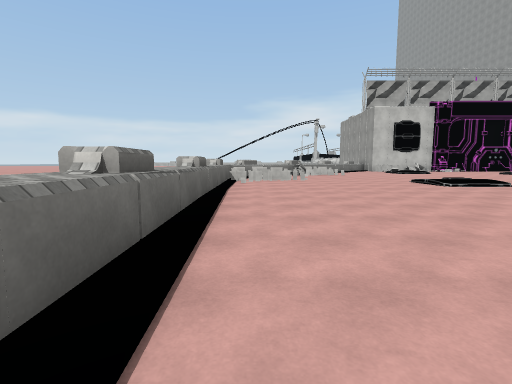
[1] (above)

22 first-person views from a walk through a 3-D level made in the Unity game engine. The camera is 1.4 m above the floor, tilts 6° down and sees 85° across. Doors are open. The floor is counted in squares, 2 m on a side. Each view is taken from the middle of a square. On the plan, view 1 faces up. The plan holds only what a view shows up to about 9 squares ahead; the rest is blank. The place goes on beyond the plan. Some animated figures are not drawn. Some surface patterns are stand-ins.

[2]
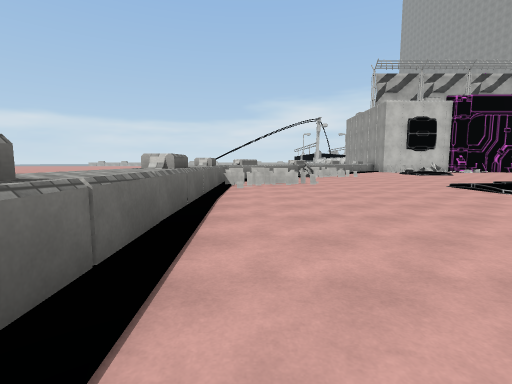

[3]
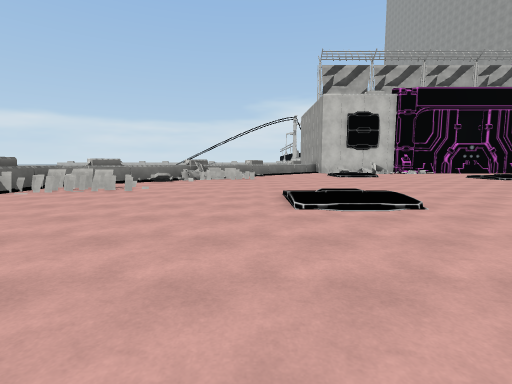

[4]
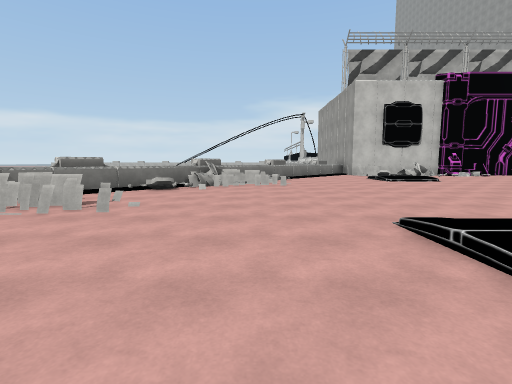

[5]
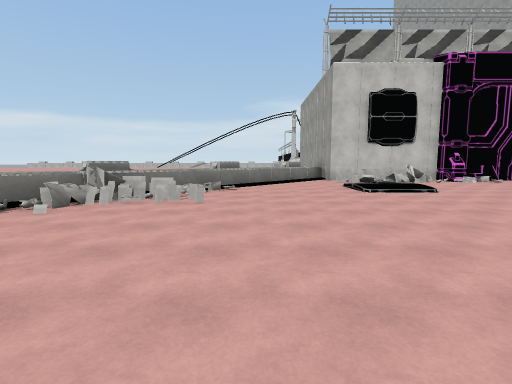

[6]
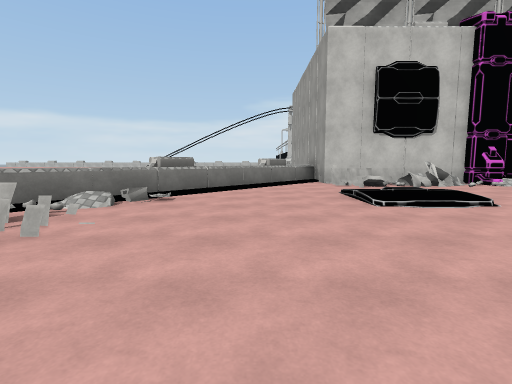

[7]
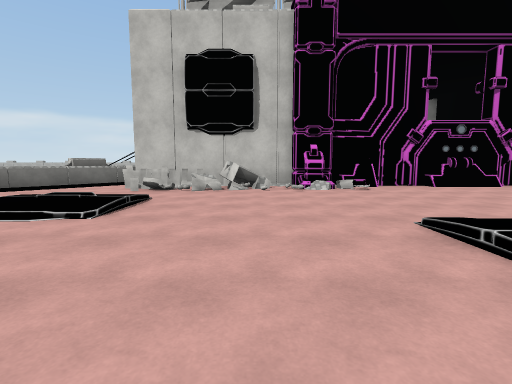

[8]
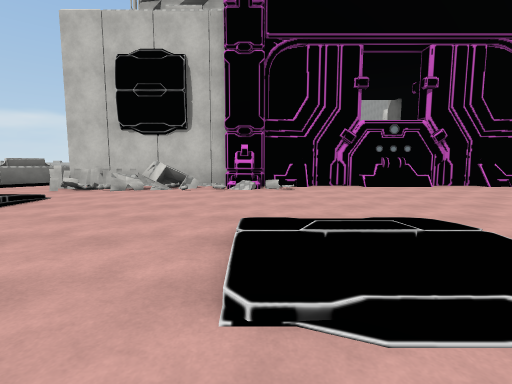

[9]
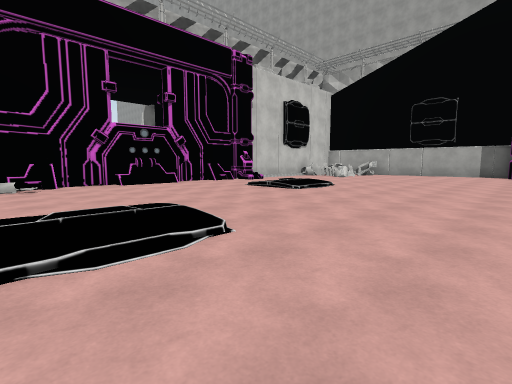

[10]
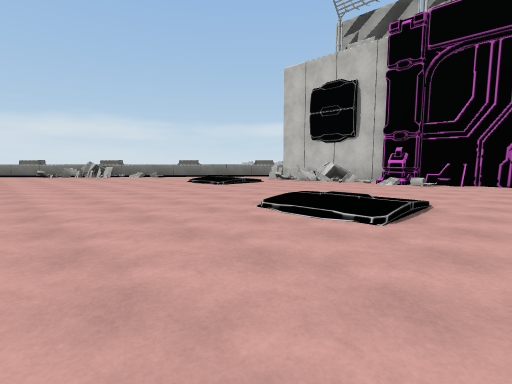

[11]
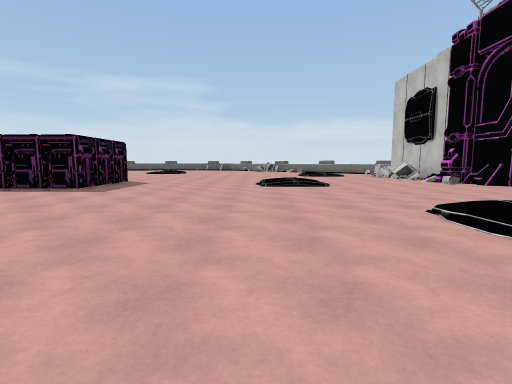

[12]
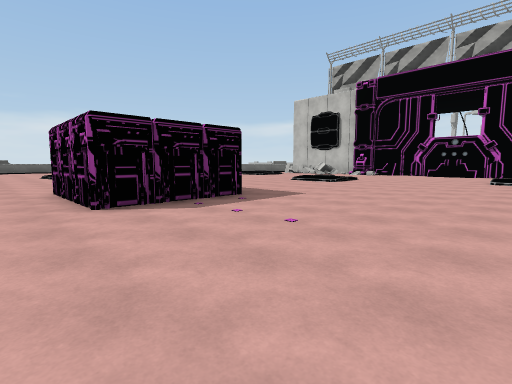

[13]
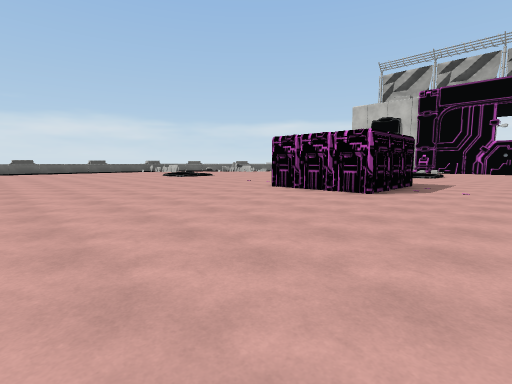

[14]
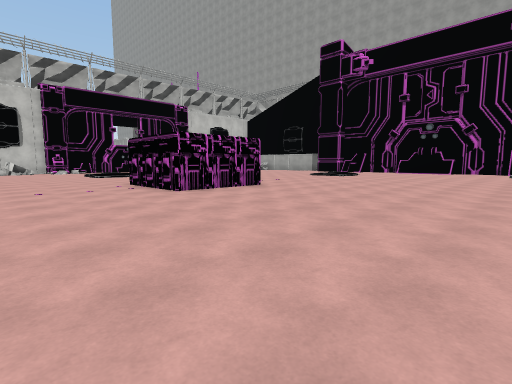

[15]
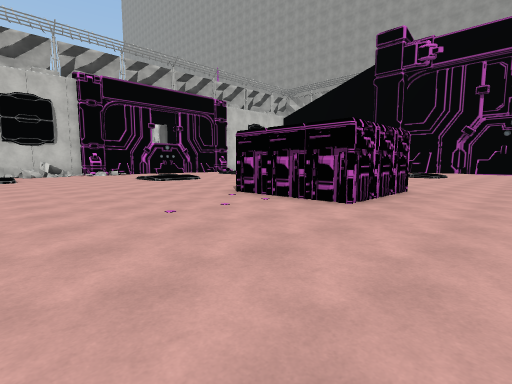

[16]
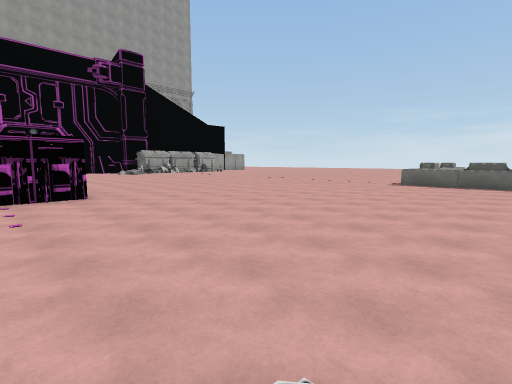

[17]
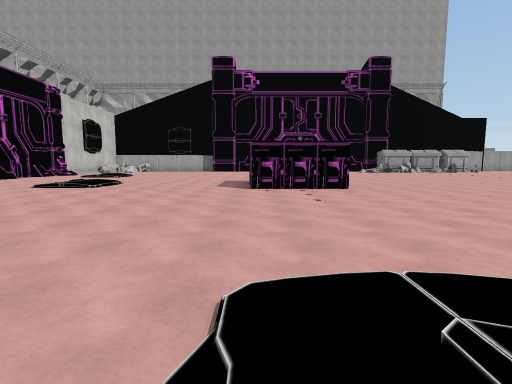

[18]
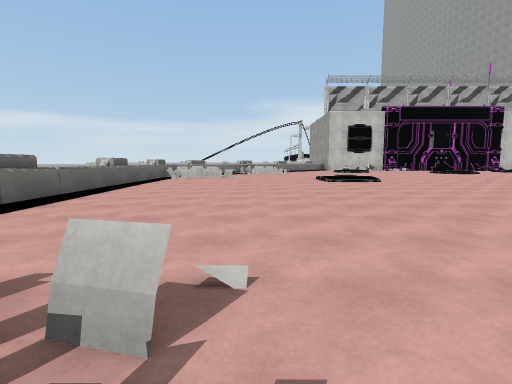

[19]
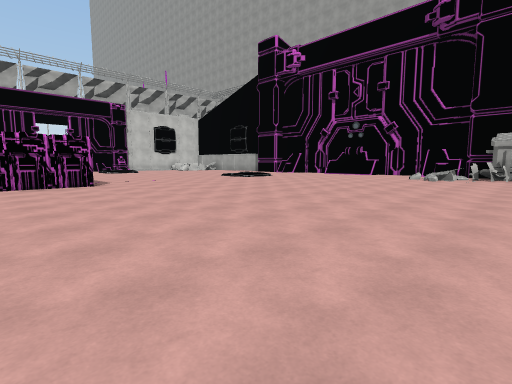

[20]
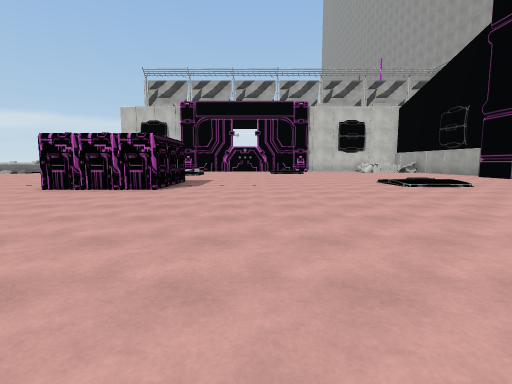

[21]
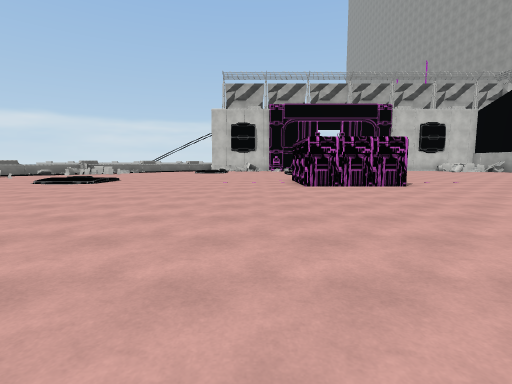

[22]
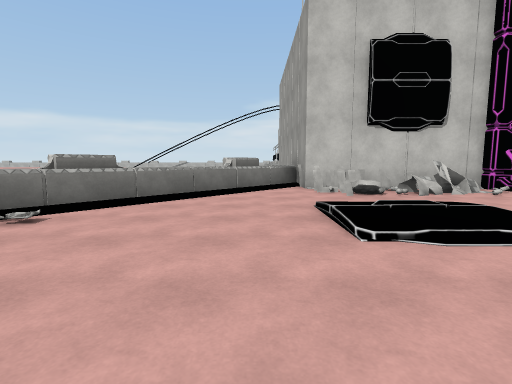

### Floor plan
Key: @ floor where view 1 was taken; # wall or solid block; x gap in a wall; . main floor; : floor 0.25 m higher than the main floor; / step, stairs or slope; D open door; = window, fence, low wall or low ledge; ^ raised ledge; O other object.
Columns run from 2 left of view 1 to 26 right of it. Each row starts with its distance up from view 1.
 24            ^
 23          ^^.####  ##DDD##
 22         ^^..#=#####..##.#
 21        ^^...==#.........
 20       ^#...../..........
 19       ^^.../:/........./:
 18      ^^..../:/........./:
 17     ^^...........///......
 16    ^^===.........///.......
 15   ^^x............///........
 14  ^^/=.......................
 13  ^..........................
 12  ^x=.....................
 11 #^===....................
 10 ^^......//......####.....
  9  ^......//......####.......
  8  ^......//.......###.......//
  7 #^...............###.........
  6 ^^...........................
  5 ^^..........................
  4 ^^.........................
  3 #^........................
  2 ^^........................
  1  ^.........................
  0   @..... .... ..............
 -1     OO.  ...   . ...........
 -2      .    .      ...........
 -3           #

Positions as (right, up) in squares from view 1, and headings:
1: (0, 0), facing up
2: (0, 2), facing up
3: (5, 4), facing up
4: (4, 7), facing up
5: (6, 10), facing up
6: (7, 13), facing up
7: (13, 14), facing up
8: (15, 14), facing up
9: (15, 13), facing up-right
10: (18, 12), facing up-left
11: (25, 15), facing left
12: (22, 6), facing up-left
13: (20, 1), facing up-left
14: (11, 1), facing up-right
15: (10, 5), facing up-right
16: (7, 9), facing down-right
17: (6, 10), facing right
18: (3, -2), facing up
19: (15, -2), facing up-right
20: (20, 0), facing up
21: (13, -1), facing up
22: (8, 15), facing up
